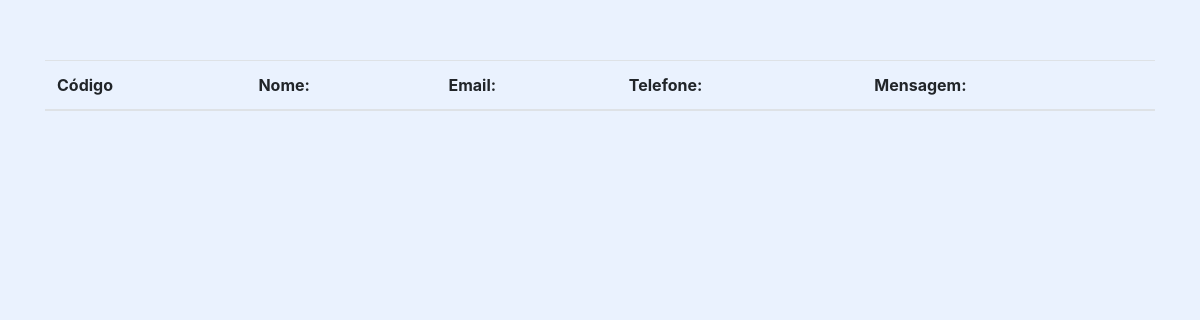
Before: /Php/Mensagem/Display.php with the older database file.
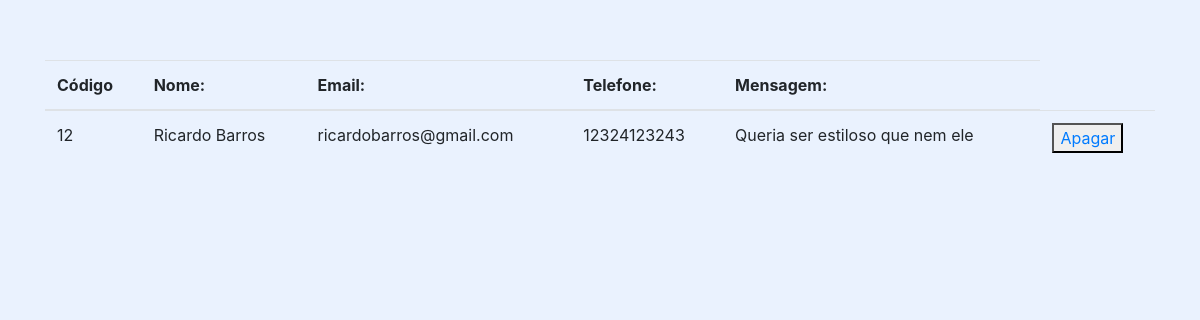
After: the same page with the newer database file.
### tables this page shows
CREATE TABLE `Ocorrencia` (
  `CodOcorrencia` bigint(20) NOT NULL,
  `Nome` varchar(50) NOT NULL,
  `Email` varchar(50) NOT NULL,
  `Telefone` bigint(20) NOT NULL,
  `Mensagem` varchar(200) NOT NULL
);

### Php/Mensagem/Conexao.php (called while the page is built)
<?php
    class BancoDeDados{
        private $host = "localhost";
        private $username = "root";
        private $password = "";
        private $dbname = "Mensagem3";
        public function ConectarBanco(){
            $Conexao=mysqli_connect($this->host,$this->username,$this->password,$this->dbname);
            mysqli_set_charset($Conexao,'utf-8');
            if(mysqli_connect_errno()){
                echo 'Erro ao conectar ao banco'.mysqli_connect_errno();
            }else{
                return $Conexao;
            }
        }
    }
?>

### Php/Mensagem/Consulta.php (called while the page is built)
<?php
    $BD=new BancoDeDados();
    $SQL="SELECT * FROM Ocorrencia";
	$Consulta=mysqli_query($BD->ConectarBanco(),$SQL) or die(mysqli_error($Conexao));
?>

### Php/Mensagem/Display.php (the view, shortened to what this page needs)
<!DOCTYPE html>
<html>
<head>
	<link rel="stylesheet" type="text/css" href="Css/Sistema.css">
	<link rel="stylesheet" href="https://maxcdn.bootstrapcdn.com/font-awesome/4.5.0/css/font-awesome.min.css">
	<link rel="stylesheet" href="https://use.fontawesome.com/releases/v5.2.0/css/all.css">
	<link rel="stylesheet" href="https://stackpath.bootstrapcdn.com/bootstrap/4.1.3/css/bootstrap.min.css">
    <link rel="stylesheet" href="https://maxcdn.bootstrapcdn.com/bootstrap/4.0.0/css/bootstrap.min.css">
</head>
	<?php
		require_once __DIR__.'/Conexao.php';
		require_once __DIR__.'/Consulta.php';
	?>
	<body class="CorBody" id="Fundo">
		<div class="container">
			<div class="row">
				<div class="col-md-12">
					<table class="table">
 						 <thead>
    						<tr>
      							<th scope="col">Código</th>
      							<th scope="col">Nome:</th>
      							<th scope="col">Email:</th>
      							<th scope="col">Telefone:</th>
								<th scope="col">Mensagem:</th>
   							 </tr>
 	 					</thead>
  						<tbody>
    						<tr>
								<?php
									while($Linha= mysqli_fetch_assoc($Consulta)){
										$CodOcorrencia = $Linha['CodOcorrencia'];
										$Nome=$Linha['Nome'];
										$Email = $Linha['Email'];
										$Telefone = $Linha['Telefone'];
										$Mensagem=$Linha['Mensagem'];
										echo '<tr>';
										echo '<td>'.$CodOcorrencia.'</td>';
										echo '<td>'.$Nome.'</td>';
										echo '<td>'.$Email.'</td>';
										echo '<td >'.$Telefone.'</td>';
										echo '<td>'.$Mensagem.'</td>';
										echo "<td><button><a href='/3D-Brothers/3DBrothers/Php/Mensagem/Deletar.php/.php?Id=".$CodOcorrencia."'>Apagar</a></button></td>";
										echo '</tr>';
									}
								?>
    						</tr>
  						</tbody>
					</table>
				</div>
			</div>
		</div>
	</body>
</html>

### Php/Mensagem/Css/Sistema.css (style rules this page uses)
.CorBody { background-color: rgba(85,153,254,0.12); }
.container { margin-top: 5%; }

Changed rows visible on the page:
added ocorrencia: CodOcorrencia "12", Nome "Ricardo Barros", Email "ricardobarros@gmail.com", Telefone "12324123243", Mensagem "Queria ser estiloso que nem ele"
